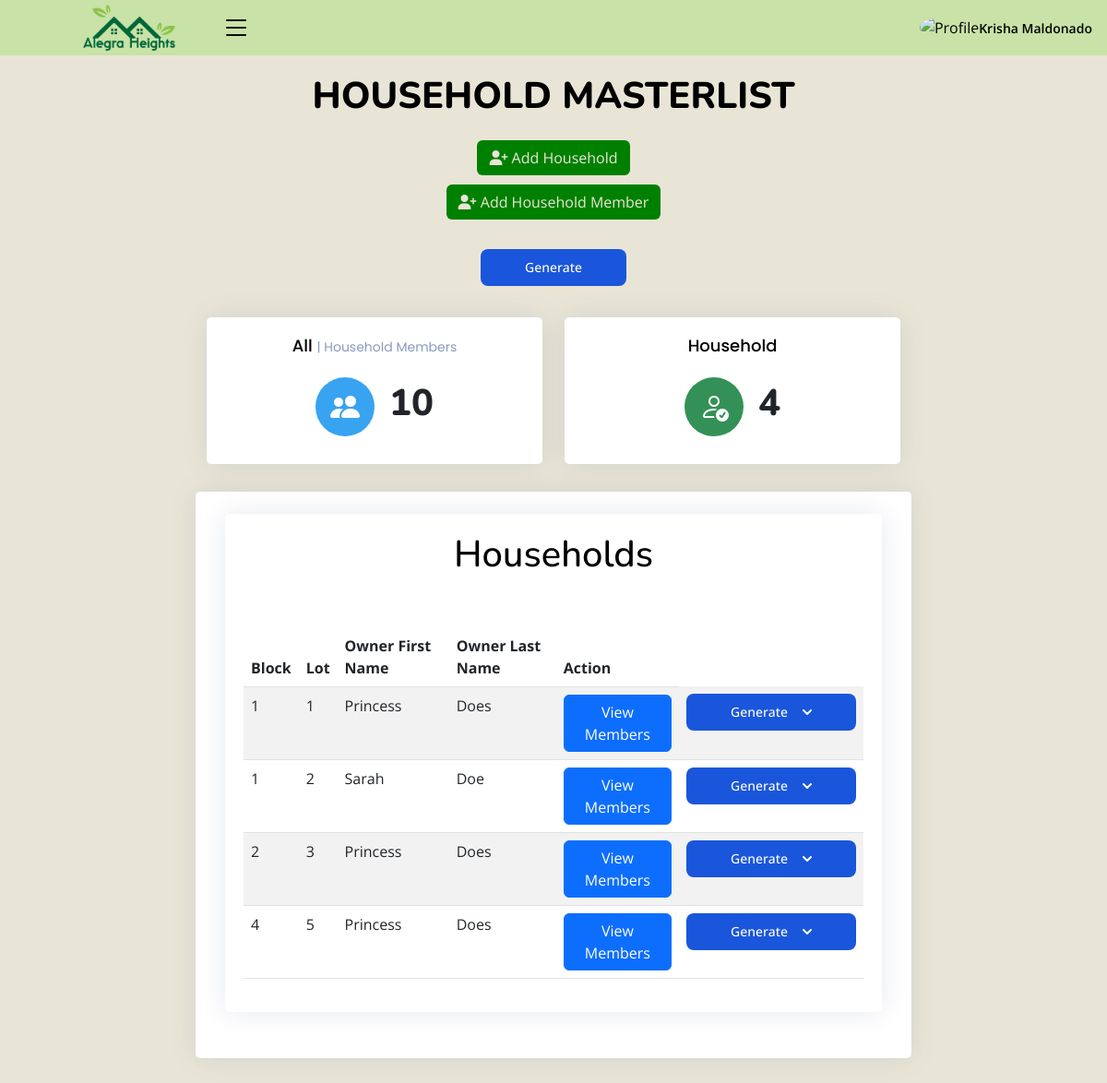
The app's page /admin/household_masterlist.php (signed in) with its own data.
### tables this page shows
CREATE TABLE `household` (
  `Blk` varchar(255) NOT NULL,
  `Lot` varchar(255) NOT NULL,
  `household_owner` int(11) DEFAULT NULL,
  `id` int(11) NOT NULL
);

CREATE TABLE `members` (
  `id` int(10) NOT NULL,
  `block_number` int(10) NOT NULL,
  `lot_number` int(10) NOT NULL,
  `first_name` varchar(100) NOT NULL,
  `mid_name` varchar(250) NOT NULL,
  `last_name` varchar(100) NOT NULL,
  `gender` varchar(250) NOT NULL,
  `contact` varchar(250) NOT NULL,
  `username` varchar(250) NOT NULL,
  `password` varchar(250) NOT NULL,
  `user_image` varchar(250) NOT NULL,
  `status` int(11) NOT NULL DEFAULT 1,
  `date_added` date DEFAULT current_timestamp(),
  `household_id` int(11) DEFAULT NULL,
  `membership_plan` varchar(255) DEFAULT 'Monthly',
  `residence_type` varchar(255) DEFAULT 'Homeowner',
  `lot_type` varchar(255) DEFAULT NULL,
  `award_type` varchar(255) DEFAULT NULL
);

### admin/household_masterlist.php (the view, shortened to what this page needs)
<?php
include_once("class/db.php");
?>
<!DOCTYPE html>
<html lang="en">
<link href="https://cdn.jsdelivr.net/npm/flowbite@2.4.1/dist/flowbite.min.css" rel="stylesheet" />
<?php include('header.php')?>
    <link rel="stylesheet" href="https://cdn.datatables.net/1.13.4/css/jquery.dataTables.min.css">
    <link rel="stylesheet" href="https://cdn.datatables.net/searchpanes/2.1.2/css/searchPanes.dataTables.min.css">
    <link rel="stylesheet" href="https://cdn.datatables.net/searchpanes/2.1.2/js/dataTables.searchPanes.min.js">
<body class="toggle-sidebar">
<?php include('headnav.php')?>
<main id="main" class="main">
<div class="pagetitle">
  <h1>HOUSEHOLD MASTERLIST</h1>
  <br>
  <button style="color:#e9e5d6; background-color: #008000;" type="button" data-bs-toggle="modal" data-bs-target="#verticalycentered" class="btn"><i class="fa-solid fa-user-plus"></i> Add Household</button>
  <br>
  <button style="color:#e9e5d6; background-color: #008000; margin-top: 10px;" type="button" data-bs-toggle="modal" data-bs-target="#addHouseholdMember" class="btn"><i class="fa-solid fa-user-plus"></i> Add Household Member</button>
  <br>
  <button id = "" data-dropdown-toggle="dropdown" class="mt-8 text-white bg-blue-700 hover:bg-blue-800 focus:ring-4 focus:outline-none focus:ring-blue-300 font-medium rounded-lg text-sm px-5 py-2.5 text-center inline-flex items-center dark:bg-blue-600 dark:hover:bg-blue-700 dark:focus:ring-blue-800" type="button"> Generate
                </button>
</div>
<br>
<section class="section dashboard">
  <div class="row">
    <div style="margin: auto;" class="col-lg-8">
    <div class="row">
  <div style="text-align: center;" class="col-xxl-6 col-md-6">
              <div class="card info-card sales-card">
                <div  class="card-body">
                  <h5 class="card-title">All <span>| Household Members</span></h5>
                  <div style="" class="d-flex align-items-center justify-content-center">
                    <div style="background-color: #38a3f1; color: white; " class="card-icon rounded-circle d-flex align-items-center justify-content-center">
                    <i class="bi bi-people-fill"></i>
                    </div>
                    <div class="ps-3">
                   <?php
$sql = "SELECT COUNT(*) AS user_count FROM household_members";
if ($result = mysqli_query($conn, $sql)) {
    $row = mysqli_fetch_assoc($result);
    $userCount = $row['user_count'];
}
?>
                      <h1 style="font-weight: 800;"><?php echo $userCount ?></h1>
                    </div>
                  </div>
                </div>
              </div>
            </div>
            <div style="text-align: center;" class="col-xxl-6 col-md-6">
              <div class="card info-card sales-card">
                <div  class="card-body">
                  <h5 class="card-title">Household </h5>
                  <div style="" class="d-flex align-items-center justify-content-center">
                    <div style="background-color: rgb(51, 145, 87); color: white; " class="card-icon rounded-circle d-flex align-items-center justify-content-center">
                    <i class="bi bi-person-check"></i>
                    </div>
                    <div class="ps-3">
                    <?php
    $sql = "SELECT * from household";
      if ($result = mysqli_query($conn, $sql)) {
      $rowcount = mysqli_num_rows( $result );
      }
      ?>
                      <h1 style="font-weight: 800;"><?php echo $rowcount ?></h1>
                    </div>
                  </div>
                </div>
              </div>
            </div>
<br>
      <div class="card">
        <div class="card-body">
            <br>
          <?php
$sql = "SELECT h.blk, h.id, h.lot, m.first_name, m.last_name
        FROM household h
        LEFT JOIN members m ON h.household_owner = m.id";
$result = mysqli_query($conn, $sql);
$households = mysqli_fetch_all($result, MYSQLI_ASSOC);
?>
<div class="card">
    <div class="card-title">
        <h1 class = "text-center">Households</h1>
    </div>
  <div class="card-body">
    <br>
    <table class="table table-striped">
      <thead>
        <tr>
          <th>Block</th>
          <th>Lot</th>
          <th>Owner First Name</th>
          <th>Owner Last Name</th>
          <th>Action</th>
        </tr>
      </thead>
      <tbody>
        <?php foreach ($households as $household):
          $query = "SELECT hm.id, m.first_name, m.last_name, hm.relationship_to_head, hm.occupation, hm.social_security_number, hm.passport_number, hm.other_id_description, hm.other_id_number, hm.social_welfare_programs, hm.is_pwd, hm.is_political_family, hm.is_ethnic
                FROM household_members hm
                JOIN members m ON hm.member_id = m.id
                WHERE hm.household_id = " . $household['id'];
      $result = mysqli_query($conn, $query);
            $members = mysqli_fetch_all($result, MYSQLI_ASSOC);
      ?>
        <tr>
          <td><?= htmlspecialchars($household['blk']) ?></td>
          <td><?= htmlspecialchars($household['lot']) ?></td>
          <td><?= htmlspecialchars($household['first_name']) ?></td>
          <td><?= htmlspecialchars($household['last_name']) ?></td>
          <td><button class = "btn btn-primary text-white" data-bs-toggle="modal" data-bs-target="#householdDetails"  onclick="changeMembers('<?php echo htmlspecialchars(json_encode($members), ENT_QUOTES, 'UTF-8'); ?>')">View Members</button></td>
          <td>
    <button id = "<?php echo $household['id'] ?>" data-dropdown-toggle="<?php echo "dropdown-" . $household['id'] ?>" class="text-white bg-blue-700 hover:bg-blue-800 focus:ring-4 focus:outline-none focus:ring-blue-300 font-medium rounded-lg text-sm px-5 py-2.5 text-center inline-flex items-center dark:bg-blue-600 dark:hover:bg-blue-700 dark:focus:ring-blue-800" type="button"> Generate <svg class="w-2.5 h-2.5 ms-3" aria-hidden="true" xmlns="http://www.w3.org/2000/svg" fill="none" viewBox="0 0 10 6">
    <path stroke="currentColor" stroke-linecap="round" stroke-linejoin="round" stroke-width="2" d="m1 1 4 4 4-4"/>
    </svg>
    </button>
          </td>
        </tr>
        <?php endforeach; ?>
      </tbody>
    </table>
  </div>
</div>
        </div>
      </div>
    </div>
  </div>
</section>
</main>
</body>
</html>

### admin/assets/css/style.css (style rules this page uses)
:root { scroll-behavior: smooth; }
body { font-family: "Open Sans", sans-serif; background: #E9E5D6; color: #000000; }
h1, h2, h3, h4, h5, h6 { font-family: "Nunito", sans-serif; }
#main { margin-top: 60px; padding: 20px 30px; transition: all 0.3s; }
.pagetitle { margin-bottom: 10px; text-align: center; }
.pagetitle h1 { font-size: 40px; margin-bottom: 0; font-weight: 800; color: #000000; }
.card { margin-bottom: 30px; border: none; border-radius: 5px; box-shadow: 0px 0 30px rgba(1, 41, 112, 0.1); }
.card-title { padding: 20px 0 15px 0; font-size: 18px; font-weight: 500; color: #000000; font-family: "Poppins", sans-serif; }
.card-title span { color: #899bbd; font-size: 14px; font-weight: 400; }
.card-body { padding: 0 20px 20px 20px; }
@media (min-width: 1200px) { #main, #footer { margin-left: 300px; } }
@media (min-width: 1200px) { .toggle-sidebar #main, .toggle-sidebar #footer { margin-left: 0; } }
.dashboard .info-card { padding-bottom: 10px; }
.dashboard .card-icon { font-size: 32px; line-height: 0; width: 64px; height: 64px; flex-shrink: 0; flex-grow: 0; }
.dashboard .sales-card .card-icon { color: #4154f1; background: #f6f6fe; }

### records on screen
household: Blk "1", Lot "1", household_owner.first_name "Princess", household_owner.last_name "Does"
household: Blk "1", Lot "2", household_owner.first_name "Sarah", household_owner.last_name "Doe"
household: Blk "2", Lot "3", household_owner.first_name "Princess", household_owner.last_name "Does"
household: Blk "4", Lot "5", household_owner.first_name "Princess", household_owner.last_name "Does"

### other values on screen
$_SESSION['name'] "Krisha Maldonado"
$userCount "10"
$rowcount "4"
